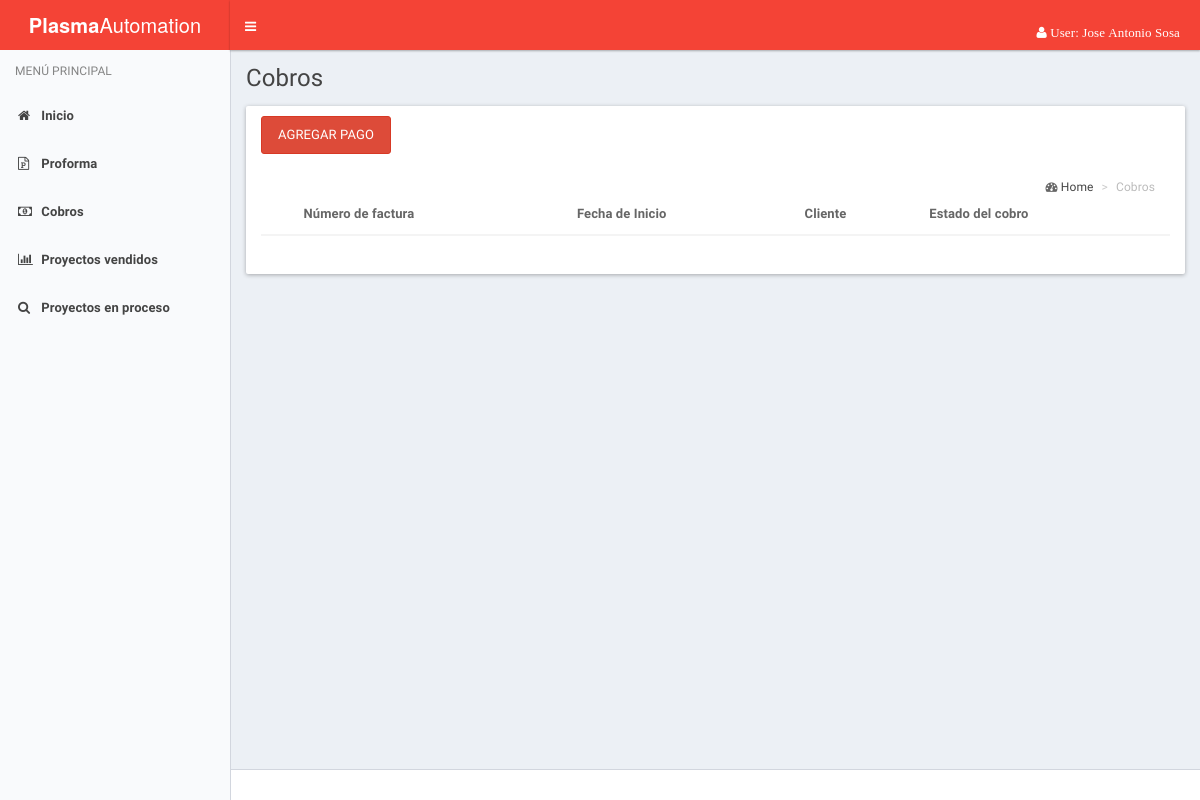
The page /cobranza/index_cobro.php (signed in) on the database as committed earlier.
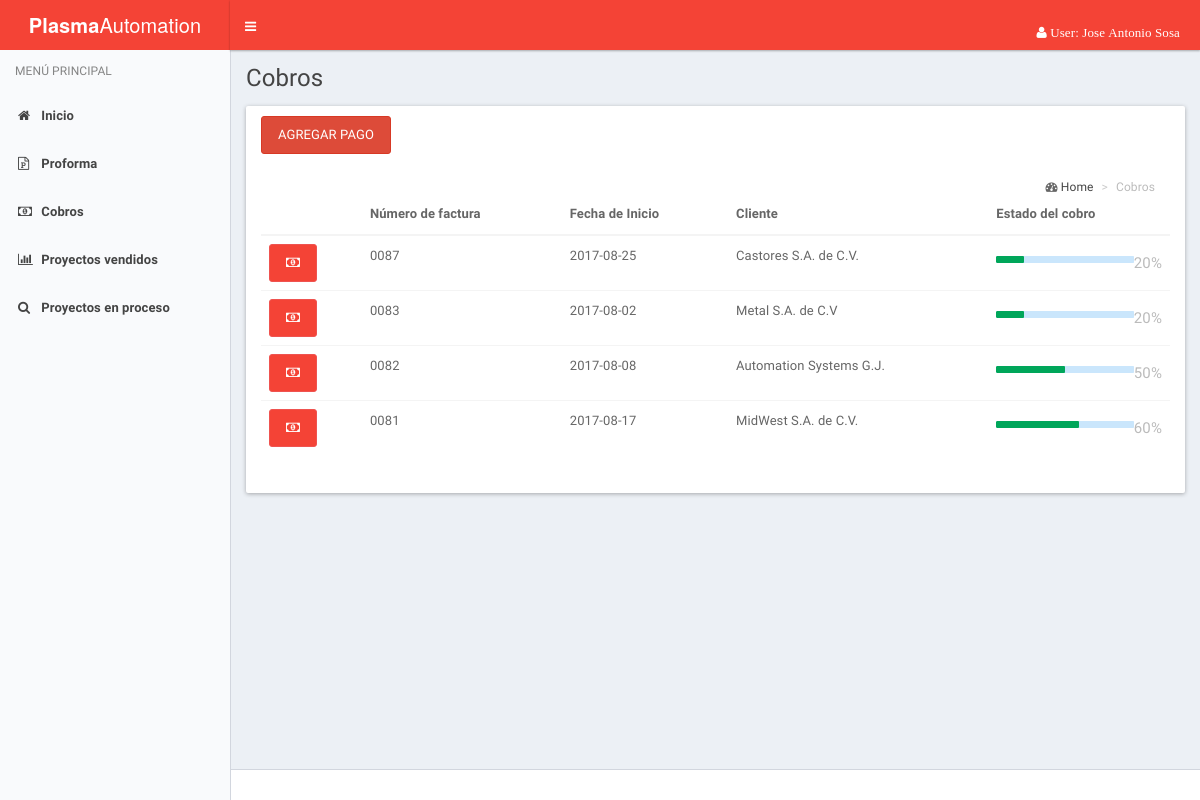
The same page on the database as committed later.
### tables this page shows
CREATE TABLE IF NOT EXISTS `proforma` (
  `id_proforma` int(11) NOT NULL,
  `no_factura` int(4) NOT NULL,
  `fecha_inicio` date NOT NULL,
  `id_cliente` int(4) NOT NULL,
  `id_vendedor` int(4) NOT NULL,
  `fecha_entrega` date NOT NULL,
  `id_proyecto` int(4) NOT NULL,
  `descripcion` text NOT NULL,
  `estatus` int(11) NOT NULL
);

CREATE TABLE IF NOT EXISTS `cliente` (
  `No_Cliente` int(10) NOT NULL,
  `nu_cliente` int(11) NOT NULL,
  `nombre` varchar(25) NOT NULL,
  `domicilio` varchar(70) NOT NULL,
  `id_estado` int(2) NOT NULL,
  `id_municipio` varchar(25) NOT NULL,
  `rfc` varchar(15) NOT NULL,
  `correo` varchar(30) NOT NULL,
  `telefono` int(15) NOT NULL,
  `c_p` int(8) NOT NULL
);

CREATE TABLE IF NOT EXISTS `cobro` (
  `id_cobro` int(11) NOT NULL,
  `porcentaje` int(3) NOT NULL,
  `id_proforma` int(11) NOT NULL,
  `estatus` int(11) NOT NULL
);

### cobranza/index_cobro.php (the view, shortened to what this page needs)
<!DOCTYPE html>
<html lang="es">
  <head>
    <link rel="stylesheet" href="../assets/bootstrap/css/bootstrap.css">
    <link rel="stylesheet" href="../assets/css/font-awesome.min.css">
    <link rel="stylesheet" href="../assets/css/ionicons.min.css">
    <link rel="stylesheet" href="../assets/dist/css/AdminLTE.css">
    <link rel="stylesheet" href="../assets/dist/css/skins/_all-skins.css">
    <link rel="stylesheet" href="assets/plugins/select2/select2.min.css">
    <link href="assets/plugins/pnotify/css/pnotify.custom.min.css" rel="stylesheet">
  </head>
  <body class="hold-transition skin-blue-light sidebar-mini">
    <div class="wrapper">
      <?php
        include('header.php');
      ?>
      <?php
        include('menu.php');
      ?>
      <div class="content-wrapper" id="content">
        <section class="content-header">
          <h1>
            Cobros
          </h1>
        </section>
        <section class="content">
      <div class="col-lg-12">
         <div class="row">
          <div class="panel">
            <div class="panel-heading">
            <button class="btn btn-danger" data-toggle="modal" data-target="#miventana">Agregar Pago</button>
              <section class="content-header">
                <ol class="breadcrumb">
                   <i class="fa fa-dashboard"></i>
                    <li><a href="">Home</a></li>
                    <li class="active">Cobros
                   </li>
                </ol>
              </section>
            </div>
            <div class="panel-body">
              <table class="table">
                <thead>
                  <tr>
                    <th></th>
                    <th>Número de factura</th>
                    <th>Fecha de Inicio</th>
                    <th>Cliente</th>
                    <th>Estado del cobro</th>
                  </tr>
                </thead>
                <tbody>
                <?php
                  $sql = "SELECT p.id_proforma, p.no_factura as no_factura, p.fecha_inicio as fecha_inicio, c.No_Cliente, c.nombre as nombre, co.id_cobro, co.porcentaje as porcentaje from proforma p inner join cliente c on c.No_Cliente = p.id_cliente inner join cobro co on co.id_proforma = p.id_proforma  ORDER BY no_factura DESC";
                  $resultado = mysql_query($sql, $conexion);
                  while ($proforma = mysql_fetch_assoc($resultado)) {
                    echo "<tr>";
                     echo "<td><a href='cobros.php?pago_proyecto_id=".$proforma['id_cobro']."' class='btn btn-rounded btn-primary ver-proyecto' title='Realizar Pago' ><i class='fa fa-money'></i></a></td>";
                    echo "<td>00".$proforma['no_factura']."</td>";
                    echo "<td>".$proforma['fecha_inicio']."</td>";
                    echo "<td>".$proforma['nombre']."</td>";
                    echo "
                    <td><h5><small class='pull-right'>".$proforma['porcentaje'].'%'."</small></h5><div class='progress xs'><div class='progress-bar progress-bar-green' style='width:".$proforma['porcentaje'].'%'."'' role='progress-bar' aria-valuenow='20' aria-valuemin='0' aria-valuemax='100'></div></div></td>";
                  }
                ?>
                </tbody>
              </table>
            </div>
          </div>
        </div>
      </div>
    </section>
  </div>
      <footer class="main-footer">
      </footer>
    </div>
  </body>
</html>

Rows that differ between the two databases and show on the page:
added proforma: no_factura "87", fecha_inicio "2017-08-25", id_cliente.nombre "Castores S.A. de C.V.", cobro.porcentaje "20"
added proforma: no_factura "83", fecha_inicio "2017-08-02", id_cliente.nombre "Metal S.A. de C.V", cobro.porcentaje "20"
added proforma: no_factura "82", fecha_inicio "2017-08-08", id_cliente.nombre "Automation Systems G.J.", cobro.porcentaje "50"
added proforma: no_factura "81", fecha_inicio "2017-08-17", id_cliente.nombre "MidWest S.A. de C.V.", cobro.porcentaje "60"
